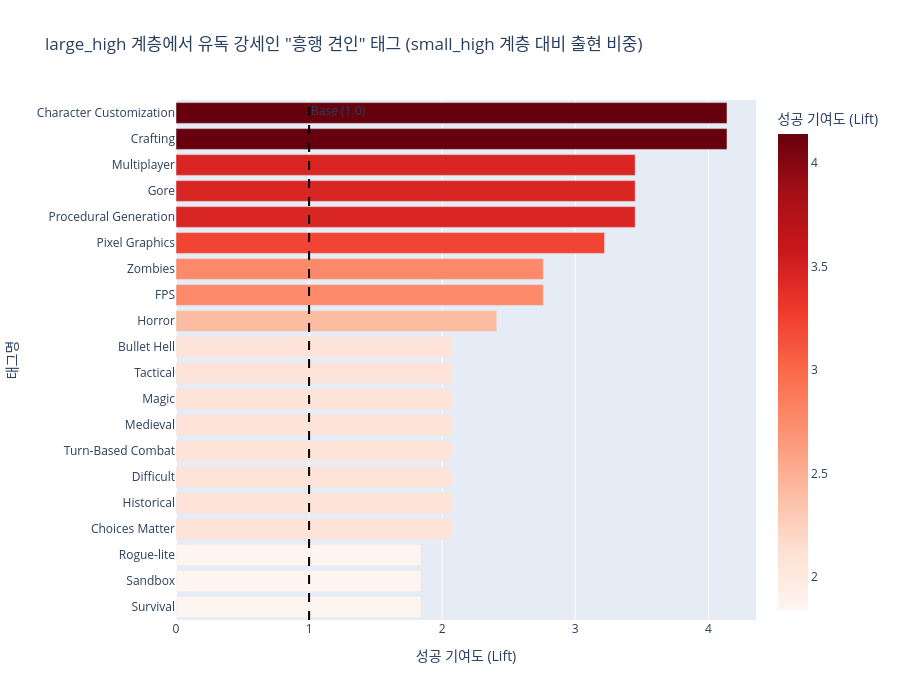

Notebook cell for this chart:
### Code cell
# 1. 계층별 태그 빈도 계산 함수
def get_tag_freq_by_stratum(stratum_name):
    stratum_df = df[df['stratum'] == stratum_name]
    total_games = len(stratum_df)
    
    tag_counts = Counter()
    tag_votes = Counter()
    for tags in stratum_df['tags_dict']:
        for tag, vote in tags.items():
            tag_counts[tag] += 1
            tag_votes[tag] += vote
            
    stats = pd.DataFrame({
        'tag': list(tag_counts.keys()),
        f'freq_{stratum_name}': [c / total_games for c in tag_counts.values()],
        f'avg_votes_{stratum_name}': [tag_votes[t] / tag_counts[t] for t in tag_counts.keys()]
    })
    return stats

# 2. large_high vs small_high 데이터 추출 및 병합
large_stats = get_tag_freq_by_stratum('large_high')
small_stats = get_tag_freq_by_stratum('small_high')

comparison_df = pd.merge(large_stats, small_stats, on='tag', how='inner')

comparison_df = comparison_df.dropna(subset=['tag'])
comparison_df = comparison_df[comparison_df['tag'].str.strip() != ""]

# 3. 성공 기여도(Lift) 계산
comparison_df['success_lift'] = (comparison_df['freq_large_high'] / comparison_df['freq_small_high']).round(2)

exclude = ['Sexual Content']
final_comp = comparison_df[~comparison_df['tag'].isin(exclude)].sort_values('success_lift', ascending=False).head(20)

# 4. 시각화
fig_lift = px.bar(
    final_comp, x='success_lift', y='tag', orientation='h',
    title='large_high 계층에서 유독 강세인 "흥행 견인" 태그 (small_high 계층 대비 출현 비중)',
    labels={'success_lift': '성공 기여도 (Lift)', 'tag': '태그명'},
    color='success_lift', color_continuous_scale='Reds',
    hover_data=['freq_large_high', 'freq_small_high', 'avg_votes_large_high']
)

fig_lift.update_layout(
    yaxis={'categoryorder':'total ascending', 'automargin': True},
    height=700,
    margin=dict(l=150)
)

fig_lift.add_vline(x=1, line_dash="dash", line_color="black", annotation_text="Base (1.0)")
fig_lift.show()

print("==== small_high 계층 대비 출현 비중이 large_high 계층에서 강세인 태그들 ====")
display(final_comp[['tag', 'freq_large_high', 'avg_votes_large_high']])

### Figure 1 — Plotly figure (JSON) as saved in the notebook; plotly's stock layout.template omitted (floating-point values rounded to 4 significant figures)
{"data": [{"customdata": [[0.2069, 0.05, 348.2], [0.2069, 0.05, 336.5], [0.1724, 0.05, 327.0], [0.1724, 0.05, 219.6], [0.3448, 0.1, 318.4], [0.4828, 0.15, 363.6], [0.1379, 0.05, 402.8], [0.1379, 0.05, 775.5], [0.2414, 0.1, 522.7], [0.1034, 0.05, 252.0], [0.1034, 0.05, 866.7], [0.1034, 0.05, 838.7], [0.1034, 0.05, 136.0], [0.1034, 0.05, 832.3], [0.1034, 0.05, 238.0], [0.1034, 0.05, 1049.0], [0.1034, 0.05, 678.0], [0.2759, 0.15, 532.5], [0.2759, 0.15, 398.9], [0.2759, 0.15, 260.1]], "hovertemplate": "성공 기여도 (Lift)=%{marker.color}<br>태그명=%{y}<br>freq_large_high=%{customdata[0]}<br>freq_small_high=%{customdata[1]}<br>avg_votes_large_high=%{customdata[2]}<extra></extra>", "legendgroup": "", "marker": {"color": [4.14, 4.14, 3.45, 3.45, 3.45, 3.22, 2.76, 2.76, 2.41, 2.07, 2.07, 2.07, 2.07, 2.07, 2.07, 2.07, 2.07, 1.84, 1.84, 1.84], "coloraxis": "coloraxis", "pattern": {"shape": ""}}, "name": "", "orientation": "h", "showlegend": false, "textposition": "auto", "type": "bar", "x": [4.14, 4.14, 3.45, 3.45, 3.45, 3.22, 2.76, 2.76, 2.41, 2.07, 2.07, 2.07, 2.07, 2.07, 2.07, 2.07, 2.07, 1.84, 1.84, 1.84], "xaxis": "x", "y": ["Crafting", "Character Customization", "Procedural Generation", "Gore", "Multiplayer", "Pixel Graphics", "FPS", "Zombies", "Horror", "Choices Matter", "Historical", "Difficult", "Turn-Based Combat", "Medieval", "Magic", "Tactical", "Bullet Hell", "Survival", "Sandbox", "Rogue-lite"], "yaxis": "y"}], "layout": {"annotations": [{"showarrow": false, "text": "Base (1.0)", "x": 1, "xanchor": "left", "xref": "x", "y": 1, "yanchor": "top", "yref": "y domain"}], "barmode": "relative", "coloraxis": {"colorbar": {"title": {"text": "성공 기여도 (Lift)"}}, "colorscale": [[0, "rgb(255,245,240)"], [0.125, "rgb(254,224,210)"], [0.25, "rgb(252,187,161)"], [0.375, "rgb(252,146,114)"], [0.5, "rgb(251,106,74)"], [0.625, "rgb(239,59,44)"], [0.75, "rgb(203,24,29)"], [0.875, "rgb(165,15,21)"], [1, "rgb(103,0,13)"]]}, "height": 700, "legend": {"tracegroupgap": 0}, "margin": {"l": 150}, "shapes": [{"line": {"color": "black", "dash": "dash"}, "type": "line", "x0": 1, "x1": 1, "xref": "x", "y0": 0, "y1": 1, "yref": "y domain"}], "title": {"text": "large_high 계층에서 유독 강세인 \"흥행 견인\" 태그 (small_high 계층 대비 출현 비중)"}, "xaxis": {"anchor": "y", "domain": [0, 1], "title": {"text": "성공 기여도 (Lift)"}}, "yaxis": {"anchor": "x", "automargin": true, "categoryorder": "total ascending", "domain": [0, 1], "title": {"text": "태그명"}}}}
